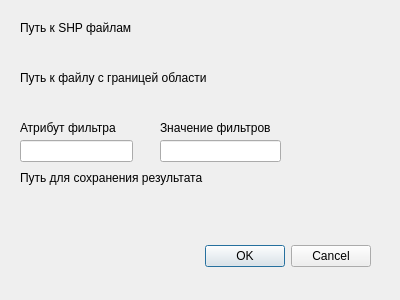
<?xml version="1.0" encoding="UTF-8"?>
<ui version="4.0">
 <class>ClipReprojectDialogBase</class>
 <widget class="QDialog" name="ClipReprojectDialogBase">
  <property name="geometry">
   <rect>
    <x>0</x>
    <y>0</y>
    <width>400</width>
    <height>300</height>
   </rect>
  </property>
  <property name="windowTitle">
   <string>Clip Reproject</string>
  </property>
  <widget class="QDialogButtonBox" name="button_box">
   <property name="geometry">
    <rect>
     <x>30</x>
     <y>240</y>
     <width>341</width>
     <height>32</height>
    </rect>
   </property>
   <property name="orientation">
    <enum>Qt::Horizontal</enum>
   </property>
   <property name="standardButtons">
    <set>QDialogButtonBox::Cancel|QDialogButtonBox::Ok</set>
   </property>
  </widget>
  <widget class="QLabel" name="label">
   <property name="geometry">
    <rect>
     <x>20</x>
     <y>20</y>
     <width>121</width>
     <height>16</height>
    </rect>
   </property>
   <property name="text">
    <string>Путь к SHP файлам</string>
   </property>
  </widget>
  <widget class="QLabel" name="label_2">
   <property name="geometry">
    <rect>
     <x>20</x>
     <y>70</y>
     <width>211</width>
     <height>16</height>
    </rect>
   </property>
   <property name="text">
    <string>Путь к файлу с границей области</string>
   </property>
  </widget>
  <widget class="QLabel" name="label_3">
   <property name="geometry">
    <rect>
     <x>20</x>
     <y>170</y>
     <width>211</width>
     <height>16</height>
    </rect>
   </property>
   <property name="text">
    <string>Путь для сохранения результата</string>
   </property>
  </widget>
  <widget class="QLabel" name="label_4">
   <property name="geometry">
    <rect>
     <x>20</x>
     <y>120</y>
     <width>111</width>
     <height>16</height>
    </rect>
   </property>
   <property name="text">
    <string>Атрибут фильтра</string>
   </property>
  </widget>
  <widget class="QLineEdit" name="lineEdit">
   <property name="geometry">
    <rect>
     <x>20</x>
     <y>140</y>
     <width>113</width>
     <height>22</height>
    </rect>
   </property>
  </widget>
  <widget class="QLabel" name="label_5">
   <property name="geometry">
    <rect>
     <x>160</x>
     <y>120</y>
     <width>121</width>
     <height>16</height>
    </rect>
   </property>
   <property name="text">
    <string>Значение фильтров</string>
   </property>
  </widget>
  <widget class="QLineEdit" name="lineEdit_2">
   <property name="geometry">
    <rect>
     <x>160</x>
     <y>140</y>
     <width>121</width>
     <height>22</height>
    </rect>
   </property>
  </widget>
  <widget class="QgsFileWidget" name="mQgsFileWidget">
   <property name="geometry">
    <rect>
     <x>20</x>
     <y>40</y>
     <width>261</width>
     <height>27</height>
    </rect>
   </property>
   <property name="storageMode">
    <enum>QgsFileWidget::GetDirectory</enum>
   </property>
  </widget>
  <widget class="QgsFileWidget" name="mQgsFileWidget_2">
   <property name="geometry">
    <rect>
     <x>20</x>
     <y>90</y>
     <width>261</width>
     <height>27</height>
    </rect>
   </property>
   <property name="filter">
    <string>*.shp</string>
   </property>
  </widget>
  <widget class="QgsFileWidget" name="mQgsFileWidget_3">
   <property name="geometry">
    <rect>
     <x>20</x>
     <y>200</y>
     <width>261</width>
     <height>27</height>
    </rect>
   </property>
   <property name="storageMode">
    <enum>QgsFileWidget::GetDirectory</enum>
   </property>
  </widget>
 </widget>
 <customwidgets>
  <customwidget>
   <class>QgsFileWidget</class>
   <extends>QWidget</extends>
   <header>qgsfilewidget.h</header>
  </customwidget>
 </customwidgets>
 <resources/>
 <connections>
  <connection>
   <sender>button_box</sender>
   <signal>accepted()</signal>
   <receiver>ClipReprojectDialogBase</receiver>
   <slot>accept()</slot>
   <hints>
    <hint type="sourcelabel">
     <x>20</x>
     <y>20</y>
    </hint>
    <hint type="destinationlabel">
     <x>20</x>
     <y>20</y>
    </hint>
   </hints>
  </connection>
  <connection>
   <sender>button_box</sender>
   <signal>rejected()</signal>
   <receiver>ClipReprojectDialogBase</receiver>
   <slot>reject()</slot>
   <hints>
    <hint type="sourcelabel">
     <x>20</x>
     <y>20</y>
    </hint>
    <hint type="destinationlabel">
     <x>20</x>
     <y>20</y>
    </hint>
   </hints>
  </connection>
 </connections>
</ui>
